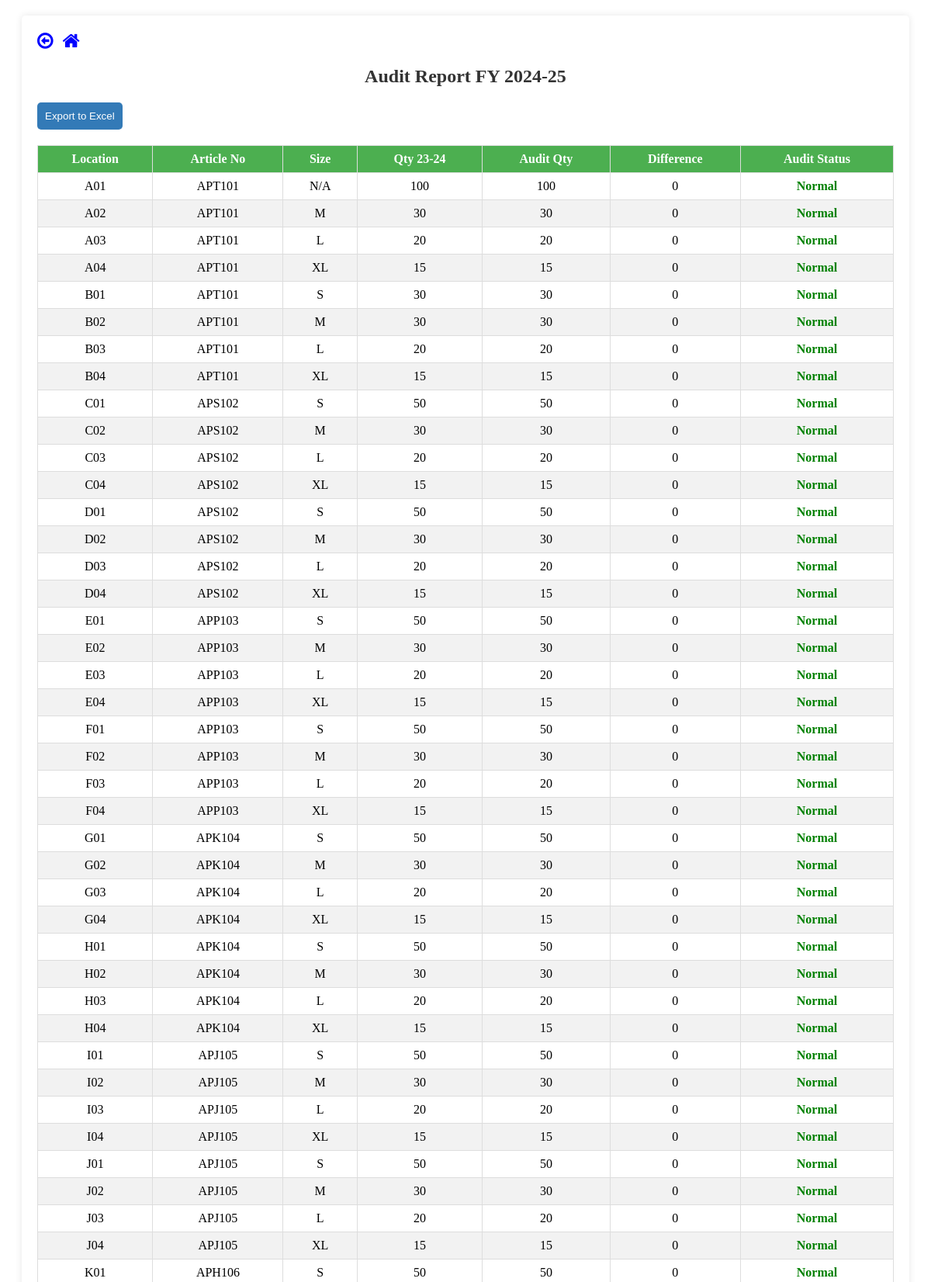
Screenshot of /inventory/audit_report.php (signed in, upper part) with the database file from the repository.
### tables this page shows
CREATE TABLE `audit_log` (
  `audit_id` int(11) NOT NULL,
  `user_id` int(11) NOT NULL,
  `user_name` varchar(100) NOT NULL,
  `location` varchar(100) NOT NULL,
  `article_no` varchar(255) DEFAULT NULL,
  `qty_23_24` varchar(100) NOT NULL,
  `audit_quantity` varchar(100) NOT NULL,
  `audit_timestamp` timestamp NOT NULL DEFAULT current_timestamp()
);

CREATE TABLE `inv_location` (
  `id` int(11) NOT NULL,
  `location` varchar(255) DEFAULT NULL,
  `capacity` int(11) DEFAULT NULL,
  `article_no` varchar(11) NOT NULL,
  `article_description` varchar(255) DEFAULT NULL,
  `color` varchar(255) DEFAULT NULL,
  `available_quantity` int(11) DEFAULT NULL,
  `article_size` varchar(10) DEFAULT NULL,
  `category` varchar(50) DEFAULT NULL
);

### inventory/audit_report.php (the view, shortened to what this page needs)
<?php
include('../includes/connection.php');
$query = "SELECT * FROM audit_log";
$result = $conn->query($query);
?>
<!DOCTYPE html>
<html lang="en">
<head>
    <link rel="stylesheet" href="https://cdnjs.cloudflare.com/ajax/libs/font-awesome/4.7.0/css/font-awesome.min.css">
</head>
<body>
    <div class="main-content">
        <a href="#" onclick="window.history.back(); return false;"><i style="font-size:24px;color:blue" class="fa">&#xf190;</i></a>
        <a href="index.php"><i style="font-size:24px;color:blue" class="fa">&#xf015;</i></a>
        <div>
            <h2>Audit Report FY 2024-25</h2>
            <button class="export-btn" onclick="exportToExcel('product-table')">Export to Excel</button>
            <table id="product-table">
                <thead>
                    <tr>
                        <th>Location</th>
                        <th>Article No</th>
                        <th>Size</th>
                        <th>Qty 23-24</th>
                        <th>Audit Qty</th>
                        <th>Difference</th>
                        <th>Audit Status</th>
                    </tr>
                </thead>
                <tbody>
                    <?php while ($row = $result->fetch_assoc()) { ?>
                        <tr>
                            <td><?php echo $row['location']; ?></td>
                            <td><?php echo $row['article_no']; ?></td>
                            <td>
                                <?php
                                    $article_no = $row['article_no'];
                                    $location = $row['location'];
                                    $query_size = "SELECT article_size FROM inv_location WHERE article_no = '$article_no' AND location = '$location'";
                                    $result_size = $conn->query($query_size);
                                    $row_size = $result_size->fetch_assoc();
                                    echo ($row_size) ? $row_size['article_size'] : 'N/A';
                                ?>
                            </td>
                            <td><?php echo $row['qty_23_24']; ?></td>
                            <td><?php echo $row['audit_quantity']; ?></td>
                            <?php
                                $remaining_qty = (int)$row['audit_quantity'] - $row['qty_23_24'];
                                $audit_status = ($remaining_qty == 0) ? 'Normal' : 'Abnormal';
                                $status_color = ($remaining_qty == 0) ? 'normal' : 'abnormal';
                            ?>
                            <td><?php echo $remaining_qty; ?></td>
                            <td class="<?php echo $status_color; ?>"><?php echo $audit_status; ?></td>
                        </tr>
                    <?php } ?>
                </tbody>
            </table>
        </div>
    </div>
</body>
</html>

### inventory/audit_report.php (style rules this page uses)
.main-content { margin: 20px; padding: 20px; background-color: #fff; box-shadow: 0 0 10px rgba(0, 0, 0, 0.1); border-radius: 5px; }
h2, h3 { color: #333; text-align: center; }
button { background-color: #4caf50; color: #fff; padding: 10px; border: none; cursor: pointer; border-radius: 50px; }
table { width: 100%; border-collapse: collapse; margin-top: 20px; }
th, td { border: 1px solid #ddd; padding: 8px; text-align: center; }
th { background-color: #4caf50; color: #fff; }
tbody tr:nth-child(even) { background-color: #f2f2f2; }
a { color: #d9534f; text-decoration: none; cursor: pointer; }
.export-btn { background-color: #337ab7; color: #fff; padding: 10px; border: none; cursor: pointer; border-radius: 5px; }
.normal { color: green; font-weight: bold; }

### rows the page displays
audit_log: location "A01", article_no "APT101", shows "N/A", qty_23_24 "100", audit_quantity "100", remaining_qty "0", audit_status "Normal"
audit_log: location "A02", article_no "APT101", inv_location.article_size "M", qty_23_24 "30", audit_quantity "30", remaining_qty "0", audit_status "Normal"
audit_log: location "A03", article_no "APT101", inv_location.article_size "L", qty_23_24 "20", audit_quantity "20", remaining_qty "0", audit_status "Normal"
audit_log: location "A04", article_no "APT101", inv_location.article_size "XL", qty_23_24 "15", audit_quantity "15", remaining_qty "0", audit_status "Normal"
audit_log: location "B01", article_no "APT101", inv_location.article_size "S", qty_23_24 "30", audit_quantity "30", remaining_qty "0", audit_status "Normal"
audit_log: location "B02", article_no "APT101", inv_location.article_size "M", qty_23_24 "30", audit_quantity "30", remaining_qty "0", audit_status "Normal"
audit_log: location "B03", article_no "APT101", inv_location.article_size "L", qty_23_24 "20", audit_quantity "20", remaining_qty "0", audit_status "Normal"
audit_log: location "B04", article_no "APT101", inv_location.article_size "XL", qty_23_24 "15", audit_quantity "15", remaining_qty "0", audit_status "Normal"
audit_log: location "C01", article_no "APS102", inv_location.article_size "S", qty_23_24 "50", audit_quantity "50", remaining_qty "0", audit_status "Normal"
audit_log: location "C02", article_no "APS102", inv_location.article_size "M", qty_23_24 "30", audit_quantity "30", remaining_qty "0", audit_status "Normal"
audit_log: location "C03", article_no "APS102", inv_location.article_size "L", qty_23_24 "20", audit_quantity "20", remaining_qty "0", audit_status "Normal"
audit_log: location "C04", article_no "APS102", inv_location.article_size "XL", qty_23_24 "15", audit_quantity "15", remaining_qty "0", audit_status "Normal"
audit_log: location "D01", article_no "APS102", inv_location.article_size "S", qty_23_24 "50", audit_quantity "50", remaining_qty "0", audit_status "Normal"
audit_log: location "D02", article_no "APS102", inv_location.article_size "M", qty_23_24 "30", audit_quantity "30", remaining_qty "0", audit_status "Normal"
audit_log: location "D03", article_no "APS102", inv_location.article_size "L", qty_23_24 "20", audit_quantity "20", remaining_qty "0", audit_status "Normal"
audit_log: location "D04", article_no "APS102", inv_location.article_size "XL", qty_23_24 "15", audit_quantity "15", remaining_qty "0", audit_status "Normal"
audit_log: location "E01", article_no "APP103", inv_location.article_size "S", qty_23_24 "50", audit_quantity "50", remaining_qty "0", audit_status "Normal"
audit_log: location "E02", article_no "APP103", inv_location.article_size "M", qty_23_24 "30", audit_quantity "30", remaining_qty "0", audit_status "Normal"
audit_log: location "E03", article_no "APP103", inv_location.article_size "L", qty_23_24 "20", audit_quantity "20", remaining_qty "0", audit_status "Normal"
audit_log: location "E04", article_no "APP103", inv_location.article_size "XL", qty_23_24 "15", audit_quantity "15", remaining_qty "0", audit_status "Normal"
audit_log: location "F01", article_no "APP103", inv_location.article_size "S", qty_23_24 "50", audit_quantity "50", remaining_qty "0", audit_status "Normal"
audit_log: location "F02", article_no "APP103", inv_location.article_size "M", qty_23_24 "30", audit_quantity "30", remaining_qty "0", audit_status "Normal"
audit_log: location "F03", article_no "APP103", inv_location.article_size "L", qty_23_24 "20", audit_quantity "20", remaining_qty "0", audit_status "Normal"
audit_log: location "F04", article_no "APP103", inv_location.article_size "XL", qty_23_24 "15", audit_quantity "15", remaining_qty "0", audit_status "Normal"
audit_log: location "G01", article_no "APK104", inv_location.article_size "S", qty_23_24 "50", audit_quantity "50", remaining_qty "0", audit_status "Normal"
audit_log: location "G02", article_no "APK104", inv_location.article_size "M", qty_23_24 "30", audit_quantity "30", remaining_qty "0", audit_status "Normal"
audit_log: location "G03", article_no "APK104", inv_location.article_size "L", qty_23_24 "20", audit_quantity "20", remaining_qty "0", audit_status "Normal"
audit_log: location "G04", article_no "APK104", inv_location.article_size "XL", qty_23_24 "15", audit_quantity "15", remaining_qty "0", audit_status "Normal"
audit_log: location "H01", article_no "APK104", inv_location.article_size "S", qty_23_24 "50", audit_quantity "50", remaining_qty "0", audit_status "Normal"
audit_log: location "H02", article_no "APK104", inv_location.article_size "M", qty_23_24 "30", audit_quantity "30", remaining_qty "0", audit_status "Normal"
audit_log: location "H03", article_no "APK104", inv_location.article_size "L", qty_23_24 "20", audit_quantity "20", remaining_qty "0", audit_status "Normal"
audit_log: location "H04", article_no "APK104", inv_location.article_size "XL", qty_23_24 "15", audit_quantity "15", remaining_qty "0", audit_status "Normal"
audit_log: location "I01", article_no "APJ105", inv_location.article_size "S", qty_23_24 "50", audit_quantity "50", remaining_qty "0", audit_status "Normal"
audit_log: location "I02", article_no "APJ105", inv_location.article_size "M", qty_23_24 "30", audit_quantity "30", remaining_qty "0", audit_status "Normal"
audit_log: location "I03", article_no "APJ105", inv_location.article_size "L", qty_23_24 "20", audit_quantity "20", remaining_qty "0", audit_status "Normal"
audit_log: location "I04", article_no "APJ105", inv_location.article_size "XL", qty_23_24 "15", audit_quantity "15", remaining_qty "0", audit_status "Normal"
audit_log: location "J01", article_no "APJ105", inv_location.article_size "S", qty_23_24 "50", audit_quantity "50", remaining_qty "0", audit_status "Normal"
audit_log: location "J02", article_no "APJ105", inv_location.article_size "M", qty_23_24 "30", audit_quantity "30", remaining_qty "0", audit_status "Normal"
audit_log: location "J03", article_no "APJ105", inv_location.article_size "L", qty_23_24 "20", audit_quantity "20", remaining_qty "0", audit_status "Normal"
audit_log: location "J04", article_no "APJ105", inv_location.article_size "XL", qty_23_24 "15", audit_quantity "15", remaining_qty "0", audit_status "Normal"
audit_log: location "K01", article_no "APH106", inv_location.article_size "S", qty_23_24 "50", audit_quantity "50", remaining_qty "0", audit_status "Normal"
